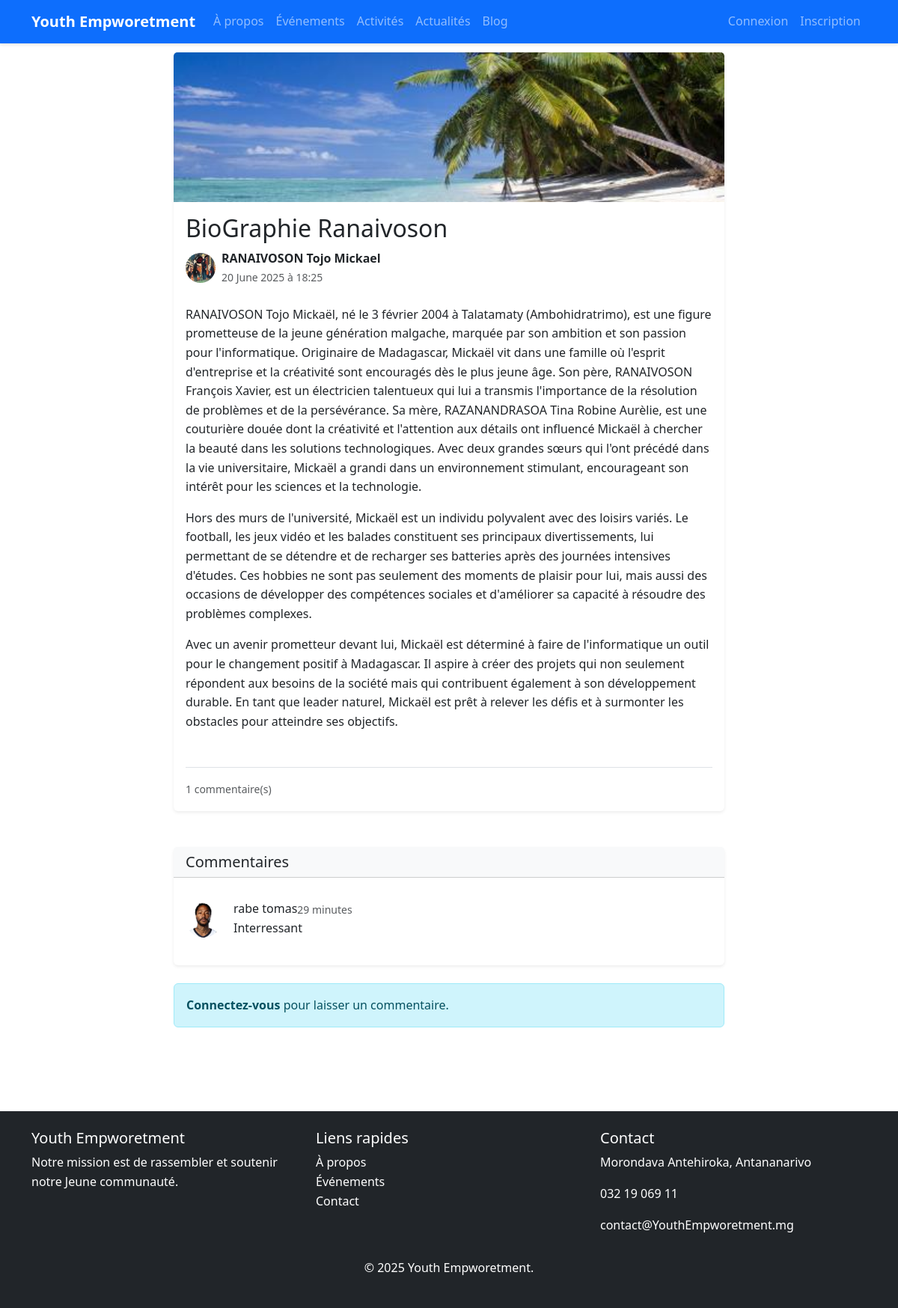
Screenshot of /Blog/1/ with the database file from the repository.
### AppBlog/models.py (models this page shows, shortened)
class ArticleBlog(models.Model):
    auteur = models.ForeignKey(Utilisateur,on_delete=models.CASCADE)
    titre = models.CharField(max_length=100)
    contenue = models.TextField()
    image = models.ImageField(upload_to="static/images/blog/")
    date_publication = models.DateTimeField(auto_now_add=True)
    publie = models.BooleanField(default=False,verbose_name="publié")
    class Meta:
        verbose_name = "Article de blog"
        verbose_name_plural = "Articles de blog"
        ordering = ['-date_publication']

class CommentaireBlog(models.Model):
    article = models.ForeignKey(ArticleBlog,on_delete=models.CASCADE)
    auteur = models.ForeignKey(Utilisateur,on_delete=models.CASCADE)
    message = models.TextField()
    date_commentaire = models.DateTimeField(auto_now_add=True)
    class Meta:
        verbose_name = "Commentaire sur article"
        verbose_name_plural = "Commentaires sur articles"
        ordering = ['date_commentaire']

### AppMembre/models.py (models this page shows, shortened)
class Utilisateur(models.Model):
    nom = models.CharField(max_length=20)
    prenom = models.CharField(max_length=50)
    date_naissance = models.DateField()
    telephone = models.CharField(max_length=20)
    adresse = models.CharField(max_length=50,blank=True, null=True)
    photo = models.ImageField(upload_to='static/images/membres/')
    email = models.EmailField()
    mot_de_passe = models.TextField()
    date_inscription = models.DateField(auto_now_add=True)
    role = models.CharField(max_length=50)
    USERNAME_FIELD = 'email'
    REQUIRED_FIELD =['username']
    class Meta:
        verbose_name = "Utilisateur"
        verbose_name_plural = "Utilisateurs"

### AppBlog/views.py (the view, shortened to what this page needs)
# urls.py: path('Blog/<int:form_id>/',detail_article,name='detail_article'),
def detail_article(request,form_id):
    article = get_object_or_404(ArticleBlog, id=form_id,publie=True)
    commentaires = CommentaireBlog.objects.filter(article=article).order_by('date_commentaire')
    return render(request, 'BlogDetail.html', {
        'article': article,
        'commentaires': commentaires,
        'membre': request.session.get('membres')
    })

### templates/BlogDetail.html (shortened to what this page needs)
{% extends 'layouts/master.html' %}
{% load static %}
{% block content %}
<div class="container py-5">
    <div class="row marg">
        <div class="col-lg-8 mx-auto">
            <article class="card shadow-sm mb-5">
                {% if article.image %}
                <img src="{{ article.image.url }}" class="card-img-top" alt="{{ article.titre }}" style="max-height: 400px; object-fit: cover;">
                {% endif %}
                <div class="card-body">
                    <h1 class="h2 card-title">{{ article.titre }}</h1>
                    <div class="d-flex justify-content-between align-items-center mb-4">
                        <div class="d-flex align-items-center">
                            {% if article.auteur.photo %}
                            <img src="{{ article.auteur.photo.url }}"
                                 class="rounded-circle me-2" width="40" height="40"
                                 alt="{{ article.auteur.get_full_name }}">
                            {% endif %}
                            <div>
                                <div class="fw-bold">{{ article.auteur.nom }} {{article.auteur.prenom}}</div>
                                <small class="text-muted">{{ article.date_publication|date:"d F Y à H:i" }}</small>
                            </div>
                        </div>
                    </div>
                    <div class="article-content mb-5">
                        {{ article.contenue|linebreaks }}
                    </div>
                    <div class="border-top pt-3">
                        <small class="text-muted">
                             {{ article.commentaireblog_set.count }} commentaire(s)
                        </small>
                    </div>
                </div>
            </article>
            <section class="card shadow-sm mb-4">
                <div class="card-header bg-light">
                    <h2 class="h5 mb-0">Commentaires</h2>
                </div>
                <div class="card-body">
                    {% if commentaires %}
                    <div class="list-group list-group-flush">
                        {% for commentaire in commentaires %}
                        <div class="list-group-item border-0 px-0 py-3">
                            <div class="d-flex">
                                {% if commentaire.auteur.photo %}
                                <img src="{{ commentaire.auteur.photo.url }}"
                                     class="rounded-circle me-3" width="48" height="48"
                                     alt="{{ commentaire.auteur.get_full_name }}">
                                {% endif %}
                                <div>
                                    <div class="d-flex justify-content-between">
                                        <h3 class="h6 mb-1">{{ commentaire.auteur.nom }} {{commentaire.auteur.prenom}}</h3>
                                        <small class="text-muted">{{ commentaire.date_commentaire|timesince }}</small>
                                    </div>
                                    <p class="mb-1">{{ commentaire.message }}</p>
                                </div>
                            </div>
                        </div>
                        {% endfor %}
                    </div>
                    {% else %}
                    <p class="text-muted">Aucun commentaire pour le moment.</p>
                    {% endif %}
                </div>
            </section>
            {% if membre %}
            <section class="card shadow-sm">
                <div class="card-header bg-light">
                    <h2 class="h5 mb-0">Ajouter un commentaire</h2>
                </div>
                <div class="card-body">
                    <form method="post">
                        {% csrf_token %}
                        <div class="mb-3">
                            <textarea class="form-control" name="commentaire" rows="3"
                                      placeholder="Votre commentaire..." required></textarea>
                        </div>
                        <button type="submit" class="btn btn-primary">Publier</button>
                    </form>
                </div>
            </section>
            {% else %}
            <div class="alert alert-info">
                <a href="{% url 'connexionPage' %}" class="alert-link">Connectez-vous</a> pour laisser un commentaire.
            </div>
            {% endif %}
        </div>
    </div>
</div>
{% endblock %}

### static/css/style.css (style rules this page uses)
body { font-family: 'Segoe UI', Tahoma, Geneva, Verdana, sans-serif; line-height: 1.6; color: #333; }
a { text-decoration: none; color: #0d6efd; }
.card { transition: transform 0.3s ease, box-shadow 0.3s ease; border: none; box-shadow: 0 2px 10px rgba(0,0,0,.1); }
.card-img-top { height: 200px; object-fit: cover; }

### templates/BlogDetail.html (style rules this page uses)
.marg { margin-top: 2%; }

### rows the page displays
ArticleBlog: titre "BioGraphie Ranaivoson", auteur.photo (picture), auteur.nom "RANAIVOSON", auteur.prenom "Tojo Mickael", date_publication "20 June 2025 à 18:25", contenue "RANAIVOSON Tojo Mickaël, né le 3 février 2004 à Talatamaty (Ambohidratrimo), est une figure prometteuse de la jeune génération malgache, marquée par son ambition et son passion pour l'informatique. Originaire de Madagascar, Mickaël vit dans une famille où l'esprit d'entreprise et la créativité sont encouragés dès le plus jeune âge. Son père, RANAIVOSON François Xavier, est un électricien talentueux qui lui a transmis l'importance de la résolution de problèmes et de la persévérance. Sa mère, RAZANANDRASOA Tina Robine Aurèlie, est une couturière douée dont la créativité et l'attention aux détails ont influencé Mickaël à chercher la beauté dans les solutions technologiques. Avec deux grandes…", commentaireblog_set.count "1"
CommentaireBlog: auteur.photo (picture), auteur.nom "rabe", auteur.prenom "tomas", date_commentaire "29 minutes", message "Interressant"
